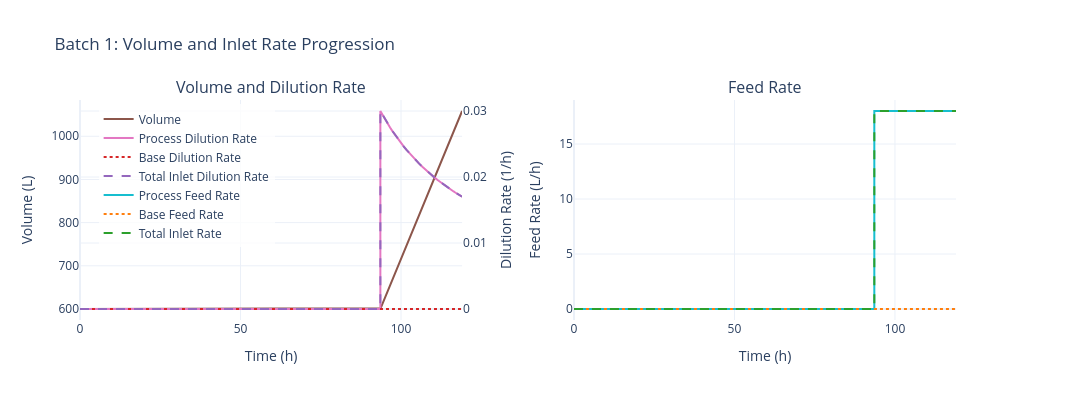

The code cell stored with this chart in its notebook:
### Code cell
sim.data.plot_volume_feed()

### Figure 1 — Plotly figure (JSON) as saved in the notebook; plotly's stock layout.template omitted (floating-point values rounded to 4 significant figures; data arrays with more than 128 entries replaced by an {"elided": "..."} marker saying what was removed)
{"data": [{"hovertemplate": "Time: %{x:.1f} h<br>Volume: %{y:.2f} L<extra></extra>", "line": {"color": "#8c564b", "width": 2}, "mode": "lines", "name": "Volume", "type": "scatter", "x": {"elided": "168 float values"}, "xaxis": "x", "y": {"elided": "168 float values"}, "yaxis": "y"}, {"hovertemplate": "Time: %{x:.1f} h<br>D_process: %{y:.4f} 1/h<extra></extra>", "line": {"color": "#e377c2", "width": 2}, "mode": "lines", "name": "Process Dilution Rate", "type": "scatter", "x": {"elided": "168 float values"}, "xaxis": "x", "y": {"elided": "168 float values"}, "yaxis": "y2"}, {"hovertemplate": "Time: %{x:.1f} h<br>D_base: %{y:.4f} 1/h<extra></extra>", "line": {"color": "#d62728", "dash": "dot", "width": 2}, "mode": "lines", "name": "Base Dilution Rate", "type": "scatter", "x": {"elided": "168 float values"}, "xaxis": "x", "y": {"elided": "168 float values"}, "yaxis": "y2"}, {"hovertemplate": "Time: %{x:.1f} h<br>D_total: %{y:.4f} 1/h<extra></extra>", "line": {"color": "#9467bd", "dash": "dash", "width": 2}, "mode": "lines", "name": "Total Inlet Dilution Rate", "type": "scatter", "x": {"elided": "168 float values"}, "xaxis": "x", "y": {"elided": "168 float values"}, "yaxis": "y2"}, {"hovertemplate": "Time: %{x:.1f} h<br>F_process: %{y:.4f} L/h<extra></extra>", "line": {"color": "#17becf", "width": 2}, "mode": "lines", "name": "Process Feed Rate", "type": "scatter", "x": {"elided": "168 float values"}, "xaxis": "x2", "y": {"elided": "168 float values"}, "yaxis": "y3"}, {"hovertemplate": "Time: %{x:.1f} h<br>F_base: %{y:.4f} L/h<extra></extra>", "line": {"color": "#ff7f0e", "dash": "dot", "width": 2}, "mode": "lines", "name": "Base Feed Rate", "type": "scatter", "x": {"elided": "168 float values"}, "xaxis": "x2", "y": {"elided": "168 float values"}, "yaxis": "y3"}, {"hovertemplate": "Time: %{x:.1f} h<br>F_total: %{y:.4f} L/h<extra></extra>", "line": {"color": "#2ca02c", "dash": "dash", "width": 2}, "mode": "lines", "name": "Total Inlet Rate", "type": "scatter", "x": {"elided": "168 float values"}, "xaxis": "x2", "y": {"elided": "168 float values"}, "yaxis": "y3"}], "layout": {"annotations": [{"font": {"size": 16}, "showarrow": false, "text": "Volume and Dilution Rate", "x": 0.205, "xanchor": "center", "xref": "paper", "y": 1, "yanchor": "bottom", "yref": "paper"}, {"font": {"size": 16}, "showarrow": false, "text": "Feed Rate", "x": 0.735, "xanchor": "center", "xref": "paper", "y": 1, "yanchor": "bottom", "yref": "paper"}], "font": {"size": 12}, "height": 400, "legend": {"bgcolor": "rgba(255,255,255,0.8)", "x": 0.02, "y": 0.98}, "showlegend": true, "title": {"text": "Batch 1: Volume and Inlet Rate Progression"}, "width": 1400, "xaxis": {"anchor": "y", "domain": [0, 0.41], "title": {"text": "Time (h)"}}, "xaxis2": {"anchor": "y3", "domain": [0.53, 0.94], "title": {"text": "Time (h)"}}, "yaxis": {"anchor": "x", "domain": [0, 1], "title": {"text": "Volume (L)"}}, "yaxis2": {"anchor": "x", "overlaying": "y", "side": "right", "title": {"text": "Dilution Rate (1/h)"}}, "yaxis3": {"anchor": "x2", "domain": [0, 1], "title": {"text": "Feed Rate (L/h)"}}}}
